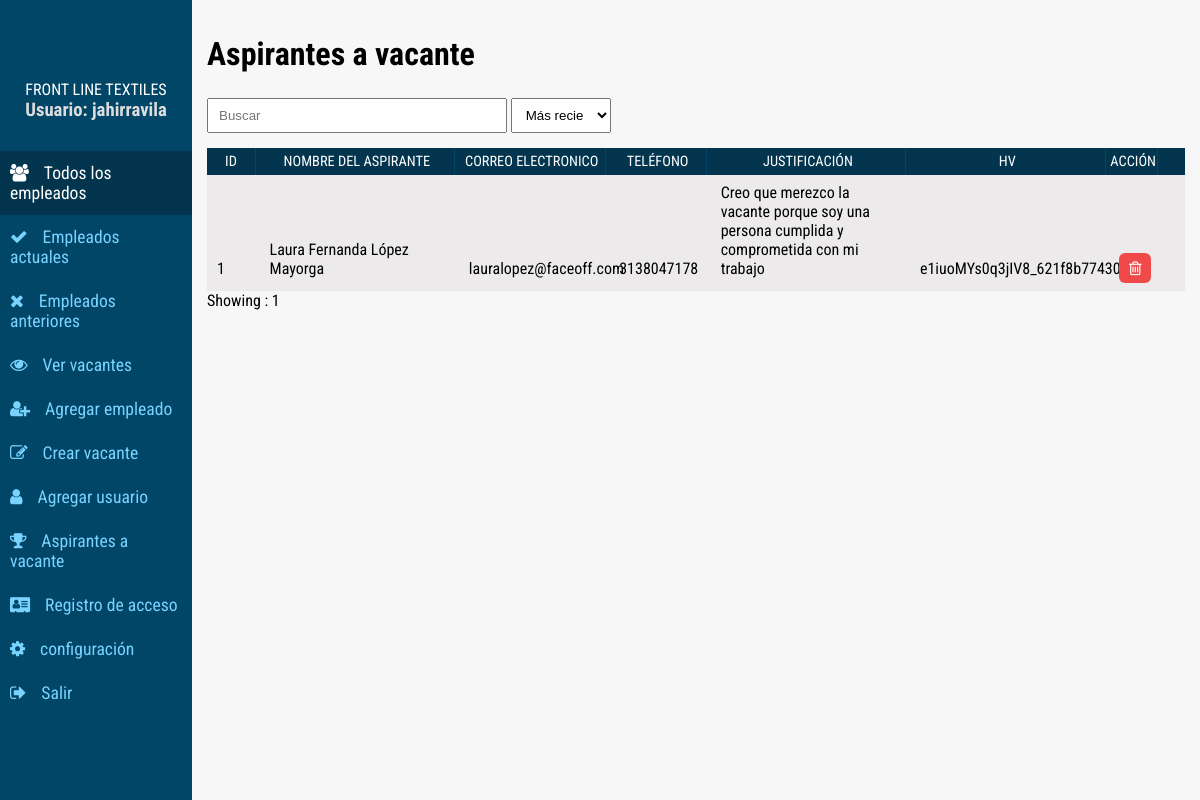
/contratacion/dashboard/aspirante_vacante.php (signed in), run on the app's committed database.
### tables this page shows
CREATE TABLE `aplicar_vacante` (
  `nombre_asp` varchar(30) NOT NULL,
  `id_vacante` varchar(30) NOT NULL,
  `email` varchar(30) NOT NULL,
  `num_con` varchar(30) NOT NULL,
  `por_que` varchar(100) NOT NULL,
  `hoja_vida` varchar(30) NOT NULL
);

### contratacion/phpclasses/pagination.php (called while the page is built, shortened)
<?php
class Pagination{
	var $totalRows  	= '';
	var $perPage	 	= 10;
	var $fullTagOpen	= '<div class="pagination">';
	var $fullTagClose	= '</div>';
	var $showCount      = true;
	function createLinks(){
		$numPages = ceil($this->totalRows / $this->perPage);
		if ($numPages == 1){
			if ($this->showCount){
				$info = 'Showing : ' . $this->totalRows;
				return $info;
			}else{
				return '';
			}
		}
		$output = '';
		$output = preg_replace("#([^:])//+#", "\\1/", $output);
		$output = $this->fullTagOpen.$output.$this->fullTagClose;
		return $output;
	}
}
?>

### contratacion/dashboard/aspirante_vacante.php (the view, shortened to what this page needs)
<?php
	include("../inc/header.php");
    include('../phpclasses/pagination.php');
    $limit = 10;
	$queryNum = $db_connect->query("SELECT COUNT(*) as postNum FROM aplicar_vacante ");
	$resultNum = $queryNum->fetch_assoc();
	$rowCount = $resultNum['postNum'];
	$pagConfig = array(
		'totalRows' => $rowCount,
		'perPage' => $limit,
		'link_func' => 'currsearchFilter'
	);
	$pagination =  new Pagination($pagConfig);
?>
	<section class="side-menu fixed left">
		<div class="top-sec">
		<div class="dash_logo">
			</div>
			<p>Front Line Textiles</p>
			<h3>Usuario: <?php echo $_SESSION['username']?></h3>
			</div>
			<ul class="nav">
			<li class="nav-item current"><a href="../dashboard"><span class="nav-icon"><i class="fa fa-users"></i></span>Todos los empleados</a></li>
			<li class="nav-item"><a href="../dashboard/current_employees.php"><span class="nav-icon"><i class="fa fa-check"></i></span>Empleados actuales</a></li>
			<li class="nav-item"><a href="../dashboard/past_employees.php"><span class="nav-icon"><i class="fa fa-times"></i></span>Empleados anteriores</a></li>
			<li class="nav-item"><a href="../dashboard/ver_vacantes.php"><span class="nav-icon"><i class="fa fa-eye"></i></span>Ver vacantes</a></li>
			<?php if($usertype == "Admin"){ ?>
				<li class="nav-item"><a href="../dashboard/add_employee.php"><span class="nav-icon"><i class="fa fa-user-plus"></i></span>Agregar empleado</a></li>
				<li class="nav-item"><a href="../dashboard/crear_vacante.php"><span class="nav-icon"><i class="fa fa-edit"></i></span>Crear vacante</a></li>
				<li class="nav-item"><a href="../dashboard/add_user.php"><span class="nav-icon"><i class="fa fa-user"></i></span>Agregar usuario</a></li>
				<li class="nav-item"><a href="../dashboard/aspirante_vacante.php"><span class="nav-icon"><i class="fa fa-trophy"></i></span>Aspirantes a vacante</a></li>
				<li class="nav-item"><a href="../dashboard/registro_acceso.php"><span class="nav-icon"><i class="fa fa-vcard"></i></span>Registro de acceso </a></li>
			<?php		} ?>
			<li class="nav-item"><a href="../dashboard/settings.php"><span class="nav-icon"><i class="fa fa-cog"></i></span>configuración</a></li>
			<li class="nav-item"><a href="../dashboard/logout.php"><span class="nav-icon"><i class="fa fa-sign-out"></i></span>Salir</a></li>
		</ul>
	</section>
	<section class="contentSection right clearfix">
		<div class="container">
			<div class="wrapper employee_list clearfix">
				<div class="section_title">Aspirantes a vacante</div>
				<div class="top-bar">
					<div class="top-item">
						<form id="empFilter" method="post" action="">
							<input class="filterField filterVal" type="text" placeholder="Buscar" onkeyup="currsearchFilter()">
						</form>
					</div>
					<div class="top-item">
						<form id="empFilter" method="post" action="">
							<select class="sortField sortVal" onchange="currsearchFilter()">
								<option value="ASC">Más reciente</option>
							</select>
						</form>
					</div>
				</div>
				<?php
					$getemp = mysqli_query($db_connect, "SELECT * FROM aplicar_vacante  ORDER BY id_vacante ASC");
					$getempcount = mysqli_num_rows($getemp);
				?>
				<ul class="emp_list">
					<li class="emp_list_head" style="text-align: left;">
						<div class="emp_item_head emp_id" style="width: 5%;">ID </div>
						<div class="emp_item_head emp_name"style="width: 20%;">Nombre del aspirante</div>
						<div class="emp_item_head"style="width: 15%;">Correo electronico</div>
                        <div class="emp_item_head"style="width: 10%;">Teléfono</div>
						<div class="emp_item_head"style="width: 20%;">Justificación </div>
						<div class="emp_item_head"style="width: 20%;">HV </div>
						<div class="emp_item_head"style="width: 5%;">Acción </div>
					</li>
					<div id="displayempList">
						<?php
							if($getempcount >= 1 ){
								while($fetch = mysqli_fetch_assoc($getemp)){
									$id_vacante = $fetch['id_vacante'];
									$nombre_asp = $fetch['nombre_asp'];
									$email = $fetch['email'];
									$num_con = $fetch['num_con'];
									$por_que = $fetch['por_que'];
									$hoja_vida = $fetch['hoja_vida'];
										if($usertype == "Admin"){
											echo '
												<li class="emp_item">
													<div class="emp_column emp_id" style="width: 5%;">'.$id_vacante.'</div>
													<div class="emp_column emp_name"style="width: 20%;">'.$nombre_asp.'</div>
													<div class="emp_column"style="width: 15%;">'.$email.'</div>
													<div class="emp_column"style="width: 10%;">'.$num_con.'</div>
                                                    <div class="emp_column"style="width: 20%;">'.$por_que.'</div>
													<div class="emp_column"style="width: 20%;">'.$hoja_vida.'</div>
													<div class="emp_column"style="width: 5%;">
														<ul class="action_list">
														<li class="action_item action_delete" data-id="'.$id_vacante.'" title="Eliminar aspirante"><i class="fa fa-trash-o"></i></li>
														</ul>
													</div>
												</li>
											';
										} else {
											echo '
											';
										}
								}
								echo $pagination->createLinks();
							} else {
								echo '<li class="emp_item"> No se encontró ningún aspitante </li>';
							}
						?>
					</div>
				</ul>
			</div>
		</div>
	</section>
</body>
</html>

### contratacion/css/style.css (style rules this page uses)
body { background: #f7f7f7; width: 100%!important; height: 100%!important; font-family: 'Roboto Condensed', sans-serif; -moz-osx-font-smoothing: grayscale; -webkit-font-smoothing: antialiased; }
a, blockquote, body, button, dd, div, dl, dt, form, h1, h2, h3, h4, h5, h6, html, iframe, img, input, li, object, ol, p, pre, select, span, textarea, ul { margin: 0; padding: 0; outline: 0; box-sizing: border-box; }
a { text-decoration: none; color: #292e31; }
.clearfix:after, .clearfix:before, .nav:after { content: ""; display: table; }
.clearfix:after, .nav:after { clear: both; }
.fixed { position: fixed; }
.left { float: left; }
.right { float: right; }
ol, li { list-style: none }
h1, h2, h3, h4, h5, h6 { font-family: 'Roboto Condensed', sans-serif; }
.side-menu { width: 16%; max-width: 256px; height: 100%; background: #024667; }
.dash_logo { width: 80%; height: 70px; margin: 5px auto; overflow: hidden; }
.top-sec p { text-align: center; color: #fff; text-transform: uppercase; }
.nav { width: 100%; height: 100%; margin: 30px 0 0 0; overflow-x: hidden; overflow-y: auto; }
.side-menu h4,.side-menu h3 { color:#ddd; text-align: center; }
.nav .nav-item a { display: block; padding: 12px 10px; color: #78d3ff; font-size: 1.1em; }
.nav .nav-item.current { background: #03364e; }
.nav .nav-item.current a { color: #fff; }
.nav-icon { display: inline-block; margin-right: 15px; }
.contentSection.right.clearfix { position: fixed; width: 84%; height: 100%; right: 0; overflow-x: hidden; overflow-y: auto ; }
.wrapper { padding: 0 15px; margin: 35px 0 55px 0; }
.employee_list { width: 100%; }
.section_title { font-size: 2em; font-weight: bold; margin-bottom: 25px; }
.emp_list { width: 100%; }
.emp_list_head { width: 100%; background: #03364e; }
.emp_item_head { display: inline-block; width: 16%; padding: 5px 0; text-align: center; text-transform: uppercase; color: #fff; font-size: 0.9em; border-right: 1px solid #024667; }
.emp_item_head.emp_id { width: 120px; }
.emp_item_head.emp_name { width: 334px; }
.emp_column { display: inline-block; width: 16%; padding: 0px 10px; }
.emp_column.emp_id { width: 120px; }
.emp_column.emp_name { width: 334px; }
.emp_item { padding: 8px 0; }
.emp_item:nth-child(odd) { background: #eceaea; }
.action_item { display: inline-block; width: 32px; text-align: center; font-size: 1em; margin-right: 10px; background: #eddddd; padding: 7px 0; border-radius: 6px; color: #fff; cursor: pointer; }
.action_item.action_delete { background: #ef4949; }
.top-bar { margin-bottom: 15px; }
.filterField { width: 300px; height: 35px; padding: 8px 10px; }
.sortField { width: 100px; height: 35px; padding: 8px 10px; }
.top-item { display: inline-block; }

### data on the page
aplicar_vacante: id_vacante "1", nombre_asp "Laura Fernanda López Mayorga", email "lauralopez@faceoff.com", num_con "3138047178", por_que "Creo que merezco la vacante porque soy una persona cumplida y comprometida con mi trabajo", hoja_vida "e1iuoMYs0q3jIV8_621f8b774306a8"

### other printed values
$_SESSION['username'] "jahirravila"
$pagination->createLinks() "Showing : 1"
